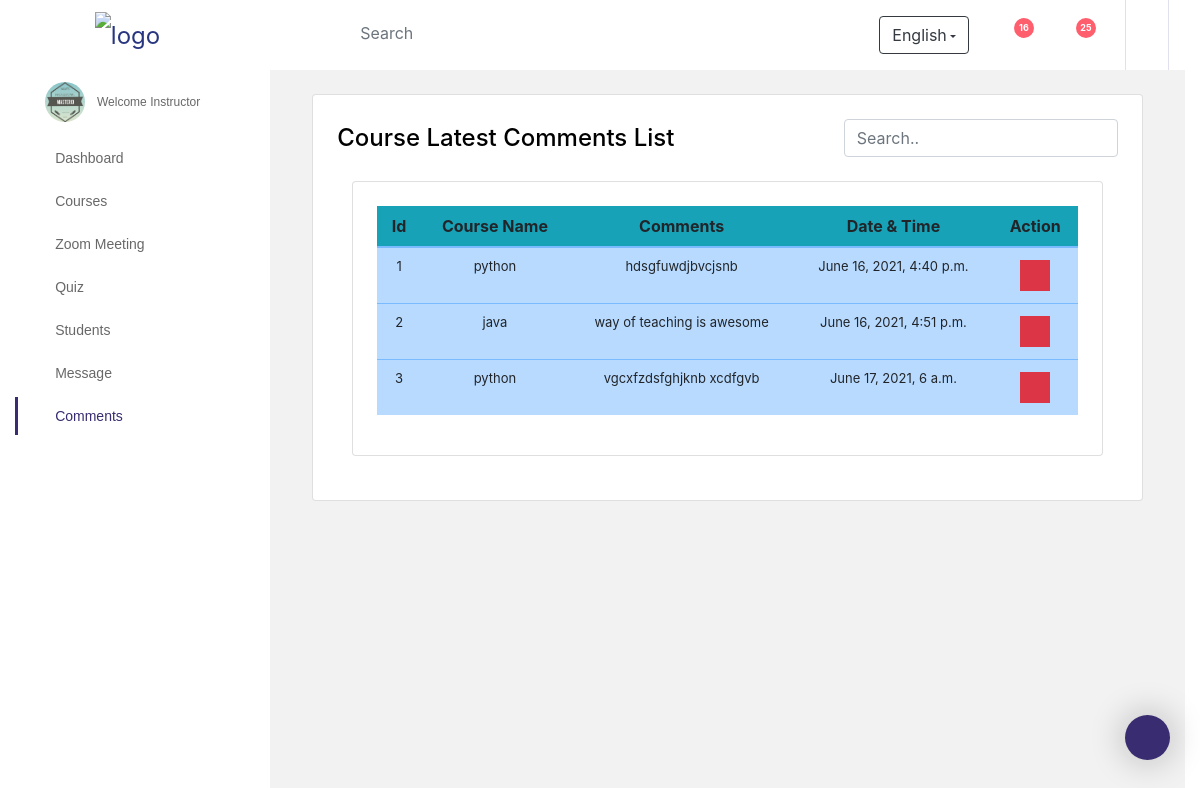
The page /coursecomment on the database its author committed.
### sub_part/models.py (models this page shows, shortened)
class feedback(models.Model):
    Course_Name=models.CharField(max_length=100)
    Message=models.TextField()
    datetime=models.DateTimeField(default=timezone.now,verbose_name='datetime')

### sub_part/views.py (the view)
# urls.py: path('coursecomment',views.coursecomment,name='coursecomment'),
def coursecomment(request):
    ex12=feedback.objects.all()
    context={'ex12':ex12}
    return render(request,'coursecomment.html',context)

### template/coursecomment.html (shortened to what this page needs)
{% load static %}
<!DOCTYPE html>
<html lang="en">
<head>
  <link rel="stylesheet" href="{% static 'vendors/iconfonts/font-awesome/css/all.min.css' %}">
  <link rel="stylesheet" href="{% static 'vendors/css/vendor.bundle.base.css' %}">
  <link rel="stylesheet" href="{% static 'vendors/css/vendor.bundle.addons.css' %}">
  <link rel="stylesheet" href="{% static 'css/style1.css' %}">
  <link rel="stylesheet" href="https://maxcdn.bootstrapcdn.com/bootstrap/4.4.1/css/bootstrap.min.css">
</head>
<body>
  <div class="container-scroller">
    <nav class="navbar col-lg-12 col-12 p-0 fixed-top d-flex flex-row default-layout-navbar">
      <div class="text-center navbar-brand-wrapper d-flex align-items-center justify-content-center">
        <a class="navbar-brand brand-logo" href="{% url '/' %}"><img src="{% static 'images/logo1.jpg' %}" alt="logo"/></a>
      </div>
      <div class="navbar-menu-wrapper d-flex align-items-stretch">
        <button class="navbar-toggler navbar-toggler align-self-center" type="button" data-toggle="minimize">
          <span class="fas fa-bars"></span>
        </button>
        <ul class="navbar-nav">
          <li class="nav-item nav-search d-none d-md-flex">
            <div class="nav-link">
              <div class="input-group">
                <div class="input-group-prepend">
                  <span class="input-group-text">
                    <i class="fas fa-search"></i>
                  </span>
                </div>
                <input type="text" class="form-control" placeholder="Search" aria-label="Search">
              </div>
            </div>
          </li>
        </ul>
        <ul class="navbar-nav navbar-nav-right">
          <li class="nav-item dropdown d-none d-lg-flex">
            <div class="nav-link">
              <span class="dropdown-toggle btn btn-outline-dark" id="languageDropdown" data-toggle="dropdown">English</span>
            </div>
          </li>
          <li class="nav-item dropdown">
            <a class="nav-link count-indicator dropdown-toggle" id="notificationDropdown" href="#" data-toggle="dropdown">
              <i class="fas fa-bell mx-0"></i>
              <span class="count">16</span>
            </a>
          </li>
          <li class="nav-item dropdown">
            <a class="nav-link count-indicator dropdown-toggle" id="messageDropdown" href="#" data-toggle="dropdown" aria-expanded="false">
              <i class="fas fa-envelope mx-0"></i>
              <span class="count">25</span>
            </a>
          </li>
          <li class="nav-item nav-profile dropdown">
              <a class="fa fa-power-off" aria-hidden="true" href="{% url 'instruclogin' %}" >
              </a>
          </li>
        </ul>
      </div>
    </nav>
    <div class="container-fluid page-body-wrapper">
      <div class="theme-setting-wrapper">
        <div id="settings-trigger"><i class="fas fa-fill-drip"></i></div>
      </div>
      <nav class="sidebar sidebar-offcanvas" id="sidebar">
        <ul class="nav">
          <li class="nav-item nav-profile">
            <div class="nav-link">
              <div class="profile-image">
                <img src="{% static 'images/logo.jpg' %}" alt="image"/>
              </div>
              <div class="profile-name">
                <p class="designation">
                  Welcome Instructor
                </p>
              </div>
            </div>
          </li>
          <li class="nav-item">
            <a class="nav-link" href="{% url 'home' %}">
              <i class="fa fa-home"></i>
              <span class="menu-title">Dashboard</span>
            </a>
          </li>
          <li class="nav-item">
            <a class="nav-link" data-toggle="collapse" href="#page-layouts" aria-expanded="false" aria-controls="page-layouts">
              <i class="fa fa-book"></i>
              <span class="menu-title">Courses</span>
              <i class="menu-arrow"></i>
            </a>
          </li>
          <li class="nav-item d-none d-lg-block">
            <a class="nav-link" data-toggle="collapse" href="" aria-expanded="false" aria-controls="sidebar-layouts">
              <i class="fa fa-laptop"></i>
              <span class="menu-title">Zoom Meeting</span>
              <i class="menu-arrow"></i>
            </a>
          </li>
          <li class="nav-item">
            <a class="nav-link"  href="{% url 'quiz' %}" >
              <i class="fa fa-question-circle"></i>
              <span class="menu-title"> Quiz</span>
              <i class="menu-arrow"></i>
            </a>
          </li>
          <li class="nav-item">
            <a class="nav-link" href="{% url 'all_student_instructor' %}">
              <i class="fa fa-users"></i>
              <span class="menu-title">Students</span>
              <i class="menu-arrow"></i>
            </a>
          </li>
          <li class="nav-item">
            <a class="nav-link"  href="{% url 'message' %}">
              <i class="fa fa-envelope"></i>
              <span class="menu-title">Message</span>
              <i class="menu-arrow"></i>
            </a>
          </li>
          <li class="nav-item">
            <a class="nav-link" href="{% url 'coursecomment' %}">
              <i class="fa fa-comments"></i>
              <span class="menu-title">Comments</span>
              <i class="menu-arrow"></i>
            </a>
          </li>
        </ul>
      </nav>
        <div class="main-panel">
          <div class="content-wrapper">
            <div class="col-md-12">
              <div class="card">
                <div class="card-body">
                  <div class="page-header">
                    <h4 class="page-title">
                      Course Latest Comments List
                    </h4>
                    <nav>
                      <input class="form-control" id="myInput" type="text" placeholder="Search..">
                    </nav>
                  </div>
                  <div class="container">
                      <div class="row">
                        <div class="col-12 grid-margin">
                          <div class="card">
                            <div class="card-body">
                              <div class="table-responsive">
                                <table class="table table-boreded table-primary table-hover text-center" >
                                  <thead class="bg-info">
                                    <tr>
                                      <th>Id</th>
                                      <th>Course Name</th>
                                      <th>Comments</th>
                                      <th>Date & Time</th>
                                      <th>Action</th>
                                  </tr>
                                  </thead>
                                  <tbody id="myTable">
                                {% for i in ex12 %}
                                <tr>
                                  <td>{{i.id}}</td>
                                    <td>{{i.Course_Name}}</td>
                                    <td>{{i.Message}}</td>
                                    <td>{{i.datetime}}</td>
                                    <td><a href="commentsdelete/{{i.id}}"class="btn btn-danger btn-sm rounded-0" type="button" data-toggle="tooltip" data-placement="top" title="Delete"><i class="fa fa-trash"></i></a></a></td>
                                </tr>
                                {% endfor %}
                              </tbody>
                                </table>
                              </div>
                            </div>
                          </div>
                        </div>
                      </div>
                    </div>
                  </div>
                </div>
              </div>
            </div>
          </div>
        </div>
    </div>
</body>
</html>

### rows shown on the page
feedback: id "1", Course_Name "python", Message "hdsgfuwdjbvcjsnb", datetime "June 16, 2021, 4:40 p.m."
feedback: id "2", Course_Name "java", Message "way of teaching is awesome", datetime "June 16, 2021, 4:51 p.m."
feedback: id "3", Course_Name "python", Message "vgcxfzdsfghjknb xcdfgvb", datetime "June 17, 2021, 6 a.m."
